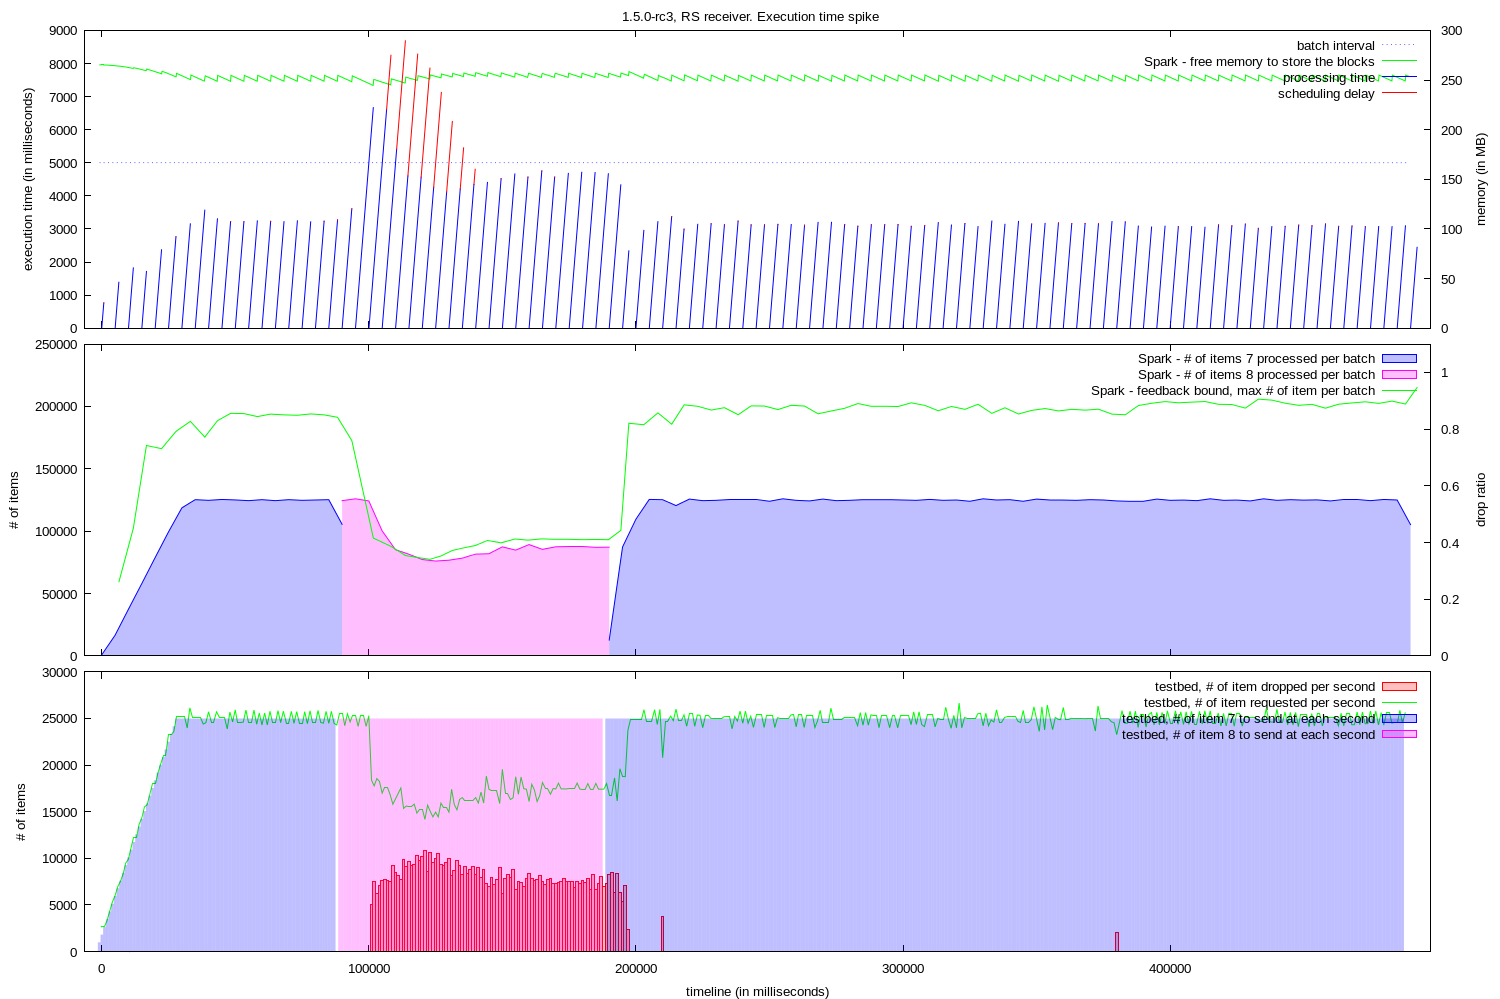

The gnuplot source for this figure:

set y2range [0:]
set y2tics
set yrange [0:]
set lmargin 12
set rmargin 10
set datafile missing "?"
set style fill transparent solid 0.25

set style arrow 1 nohead ls 1
set style arrow 2 nohead ls 1 lc 3
set ytics nomirror

set terminal pngcairo dashed enhanced font "arial,10" fontscale 1.0 size 1500,999

set output "graph.png"

set multiplot layout 3, 1 title "1.5.0-rc3, RS receiver. Execution time spike"

set xrange [ -6442 : 497459 ]
set xtics format " "
set bmargin 1
set ylabel "execution time (in milliseconds)"
set y2label "memory (in MB)"

plot "memory.log" using 1:(5000) with line lt 0 lc 3 title "batch interval", \
  "memory.log" using 1:($2/1024) axes x1y2 with lines title "Spark - free memory to store the blocks" lt 1 lc 2, \
  "pid.log" using ($1-$3-$4):(0):3:3 with vector title "processing time" arrowstyle 2, \
  "pid.log" using ($1-$4):3:4:4 with vector title "scheduling delay" arrowstyle 1


set tmargin 0
set ylabel "# of items"
set y2label "drop ratio"
set y2range [ 0 : 1.1 ]


plot "execution_0.log" using 2:($3) with filledcurve x1 title "Spark - # of items 7 processed per batch" lt 1 lc 3, \
"execution_0.log" using 2:($4) with filledcurve x1 title "Spark - # of items 8 processed per batch" lt 1 lc 4, \
  "feedback_0.log" using 1:($2 * 5) with lines title "Spark - feedback bound, max # of item per batch" lt 1 lc 2


set xlabel "timeline (in milliseconds)"


set xtics format "%.0f"
set bmargin 3
set ylabel "# of items"
unset y2label
unset y2tics
unset y2range


set yrange [ 0 : 30000 ]

set boxwidth 1000

plot "droppedValuesPerSecond_0.log" using 1:2 with boxes title "testbed, # of item dropped per second" lt 1 lc 1, \
     "requestedValuesPerSecond_0.log" using 1:2 with lines title "testbed, # of item requested per second" lt 1 lc 2, \
"tick.log" using 1:($2) with fillsteps title "testbed, # of item 7 to send at each second" lt 1 lc 3, \
"tick.log" using 1:($3) with fillsteps title "testbed, # of item 8 to send at each second" lt 1 lc 4
unset multiplot
